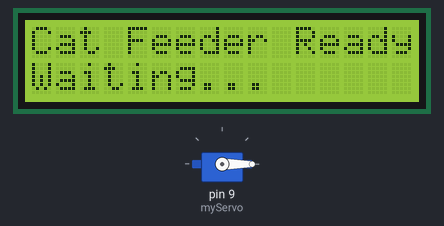
Bench run of a sketch on a simulated Arduino Uno, built with avr-gcc and run on an emulated ATmega328P. Parts: servo, 16×2 character LCD. What the sketch prints to the serial monitor is not drawn.

Above: at 0.1 s.
At 5.2 s:
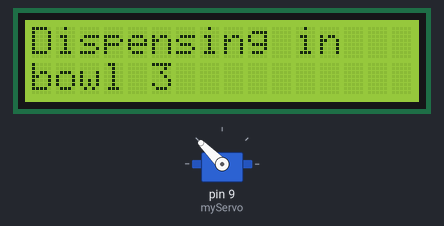
At 9.2 s:
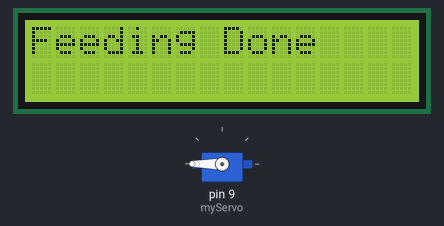
At 19.2 s:
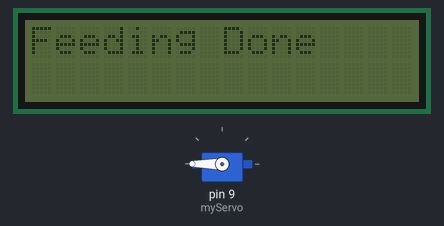
Timing chart, 0 to 20.7 s (numbered marks = the images above):
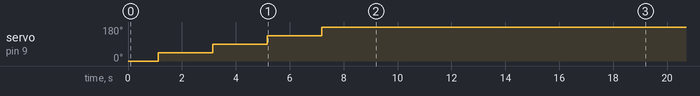

The sketch:

ServoAndDisplayController.ino
```cpp
#include <Servo.h>
#include <Wire.h>
#include <LiquidCrystal_I2C.h>

// Set the LCD address to 0x27 (default) for a 16x2 display
LiquidCrystal_I2C lcd(0x27, 16, 2);

Servo myServo;

// Define the servo positions for the 6 states
const int LEFT_CLOSED = 0;
const int BOWL_1 = 45;
const int BOWL_2 = 90;
const int BOWL_3 = 135;
const int BOWL_4 = 180;
const int RIGHT_CLOSED = 225;

// State to track the current direction
bool dispenseLeftToRight = true; // true = left to right, false = right to left

void setup() {
  myServo.attach(9); // Attach the servo to pin 9
  Serial.begin(9600);
  myServo.write(LEFT_CLOSED); // Start with the flap closed

  // Initialize the LCD
  lcd.init();
}

void loop() {
  // Turn the backlight on for feeding
  lcd.backlight();
  // Display an initial message
  lcd.setCursor(0, 0); // Set cursor to first row, first column
  lcd.print("Cat Feeder Ready");
  lcd.setCursor(0, 1); // Set cursor to second row, first column
  lcd.print("Waiting...");
  delay(1000);

  // Dispense food
  dispenseFood();

  // Toggle the direction for the next feeding
  dispenseLeftToRight = !dispenseLeftToRight;

  // Turn off the backlight after feeding
  delay(10000);
  lcd.noBacklight();

  // Wait for the next feeding cycle (e.g., 12 hours)
  delay(60000); // Replace with 12 hours (12 * 60 * 60 * 1000)
}

void dispenseFood() {
  if (dispenseLeftToRight) {
    // Move from left to right
    moveServoToPosition('1', BOWL_1);
    moveServoToPosition('2', BOWL_2);
    moveServoToPosition('3', BOWL_3);
    moveServoToPosition('4', BOWL_4);
  } else {
    // Move from right to left
    moveServoToPosition('4', BOWL_4);
    moveServoToPosition('3', BOWL_3);
    moveServoToPosition('2', BOWL_2);
    moveServoToPosition('1', BOWL_1);
  }

  // Close the flap after dispensing
  myServo.write(dispenseLeftToRight ? RIGHT_CLOSED : LEFT_CLOSED);

  lcd.clear();
  lcd.setCursor(0, 0);
  lcd.print("Feeding Done");
}

void moveServoToPosition(char bowl, int position) {
  lcd.clear();
  lcd.setCursor(0, 0);
  lcd.print("Dispensing in ");
  lcd.setCursor(0, 1); // Set cursor to second row, first column
  lcd.print("bowl ");
  lcd.print(bowl);

  myServo.write(position);
  delay(2000); // Adjust the delay to control how long food is dispensed
  Serial.print("Moved to position: ");
  Serial.println(position);
}
```

Measured:
- by itself, servo on pin 9 (myServo): 0° → 45° at 1.1 s, → 90° 2.0 s later, → 135° 2.0 s later, → 180° 2.0 s later
- what the display in image 1 shows lasts 2.0 s, from 5.2 s to 7.2 s
- what the display in image 2 shows lasts 10.0 s, from 9.2 s to 19.2 s
